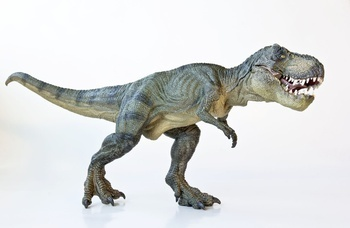
#> input picture images/d.png, 350 x 228 px
$ python cropping.py
#> lines starting #> are read from the running program, lines starting #| are printed output that depends on the picture
import cv2
import numpy as np

img= cv2.imread('images/d.png')
#> img is the input picture: shape (228, 350, 3); mean B, G, R 216.4, 216.9, 215.4
cv2.imshow('original ',img)
cropped = img[20:130, 230:340]
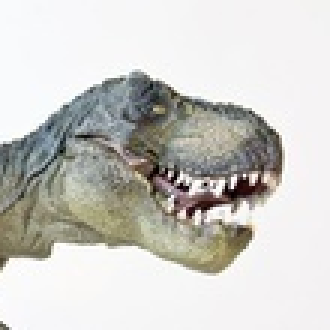
#> cropped: shape (110, 110, 3) (shown 3 times larger); mean B, G, R 200, 204.3, 205.2
cv2.imshow('crop', cropped)

print('shape of the image is : ',img.shape)
#| shape of the image is :  (228, 350, 3)
# Array Slicing -- slicing a particular area of an image
corner = img[0:322, 0:600]
img[0:322, 0:600] = (255, 0 ,0) # setting B = 255, G = 0, R = 0 .i.e setting and getting only blue values
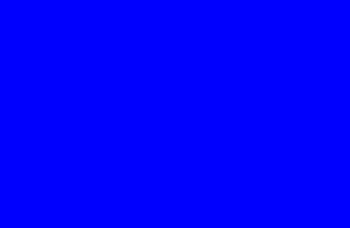
#> img: shape (228, 350, 3); mean B, G, R 255, 0, 0
 # start Y : end Y, start X, end X

cv2.imshow(' ',corner)

cv2.waitKey(0)
cv2.destroyAllWindows()

''' Here img takes four argument
      Y1  -- Up
      Y2  -- Down
      X1  -- Left
      X2  -- Right

'''
